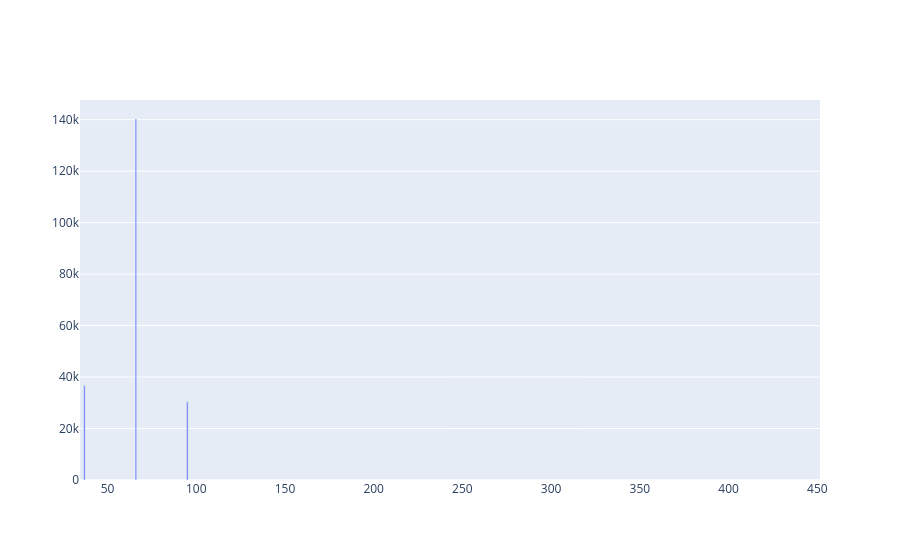

Source (notebook cell):
### Code cell
import plotly.graph_objects as go
import numpy as np
import kaleido


x_values = np.arange(len(sepc_list[0]))

# Create the bar plot for the first spectrum

bar_trace = go.Bar(x=x_values+35, y=sepc_list[28], name='Original Spectrum')
fig = go.Figure(data=[bar_trace])

fig

### Figure 1 — Plotly figure (JSON) as saved in the notebook; plotly's stock layout.template omitted (floating-point values rounded to 4 significant figures; data arrays with more than 128 entries replaced by an {"elided": "..."} marker saying what was removed)
{"data": [{"name": "Original Spectrum", "type": "bar", "x": {"elided": "417 int values"}, "y": {"elided": "417 float values"}}], "layout": {}}
